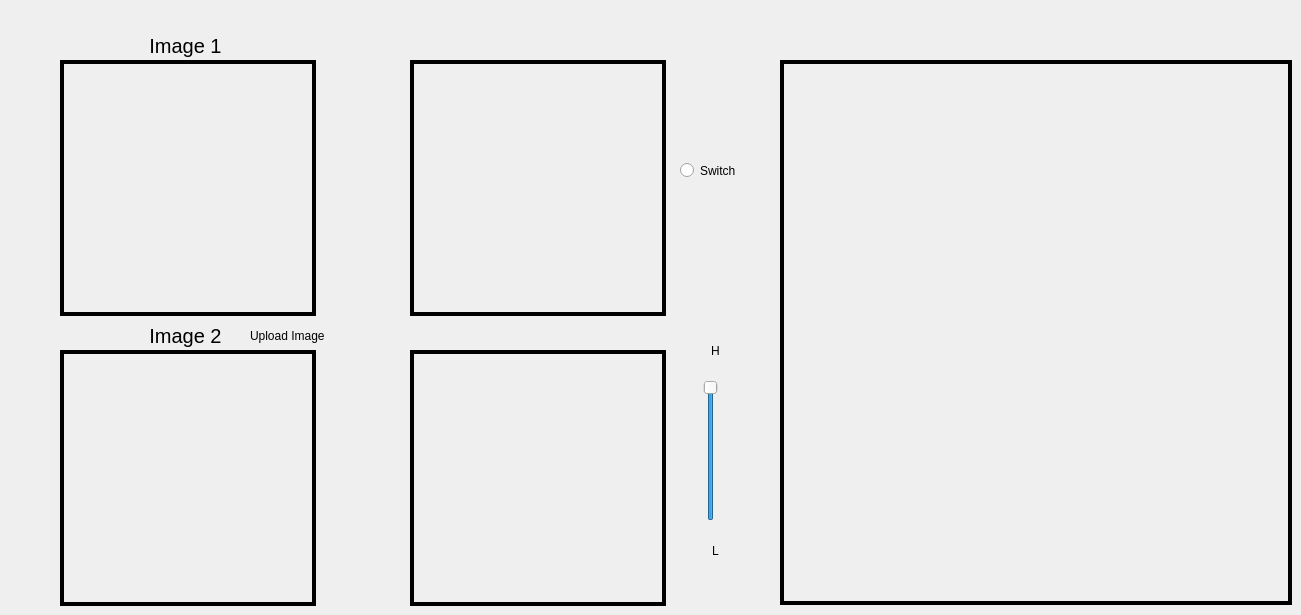
    <widget class="QWidget" name="Frequency">
     <attribute name="icon">
      <iconset>
       <normaloff>:/Icons/hybrid.png</normaloff>:/Icons/hybrid.png</iconset>
     </attribute>
     <attribute name="title">
      <string>Hybrid</string>
     </attribute>
     <widget class="QLabel" name="hybridInputImage1">
      <property name="geometry">
       <rect>
        <x>60</x>
        <y>60</y>
        <width>256</width>
        <height>256</height>
       </rect>
      </property>
      <property name="styleSheet">
       <string notr="true">border: 4px solid black;
</string>
      </property>
      <property name="text">
       <string/>
      </property>
      <property name="scaledContents">
       <bool>true</bool>
      </property>
      <property name="alignment">
       <set>Qt::AlignCenter</set>
      </property>
     </widget>
     <widget class="QLabel" name="freqOutputImage1">
      <property name="geometry">
       <rect>
        <x>410</x>
        <y>60</y>
        <width>256</width>
        <height>256</height>
       </rect>
      </property>
      <property name="styleSheet">
       <string notr="true">border: 4px solid black;
</string>
      </property>
      <property name="text">
       <string/>
      </property>
      <property name="scaledContents">
       <bool>true</bool>
      </property>
      <property name="alignment">
       <set>Qt::AlignCenter</set>
      </property>
     </widget>
     <widget class="QLabel" name="hybridInputImage2">
      <property name="geometry">
       <rect>
        <x>60</x>
        <y>350</y>
        <width>256</width>
        <height>256</height>
       </rect>
      </property>
      <property name="styleSheet">
       <string notr="true">border: 4px solid black;
</string>
      </property>
      <property name="text">
       <string/>
      </property>
      <property name="scaledContents">
       <bool>true</bool>
      </property>
      <property name="alignment">
       <set>Qt::AlignCenter</set>
      </property>
     </widget>
     <widget class="QLabel" name="freqOutputImage2">
      <property name="geometry">
       <rect>
        <x>410</x>
        <y>350</y>
        <width>256</width>
        <height>256</height>
       </rect>
      </property>
      <property name="styleSheet">
       <string notr="true">border: 4px solid black;
</string>
      </property>
      <property name="text">
       <string/>
      </property>
      <property name="scaledContents">
       <bool>true</bool>
      </property>
      <property name="alignment">
       <set>Qt::AlignCenter</set>
      </property>
     </widget>
     <widget class="QSlider" name="Image1FSlider">
      <property name="geometry">
       <rect>
        <x>700</x>
        <y>380</y>
        <width>21</width>
        <height>141</height>
       </rect>
      </property>
      <property name="maximum">
       <number>1</number>
      </property>
      <property name="pageStep">
       <number>10</number>
      </property>
      <property name="sliderPosition">
       <number>1</number>
      </property>
      <property name="orientation">
       <enum>Qt::Vertical</enum>
      </property>
      <property name="tickPosition">
       <enum>QSlider::NoTicks</enum>
      </property>
      <property name="tickInterval">
       <number>0</number>
      </property>
     </widget>
     <widget class="QPushButton" name="UploadeImage1">
      <property name="geometry">
       <rect>
        <x>330</x>
        <y>50</y>
        <width>61</width>
        <height>61</height>
       </rect>
      </property>
      <property name="styleSheet">
       <string notr="true">QPushButton{
border-radius: 25px;
font: 900 12pt &quot;Segoe UI Black&quot;;
}


QPushButton:hover:!pressed{
	background-color: qlineargradient(x1: 0.5, y1: 1, x2: 0.5, y2: 1, stop: 0 #dadbde, stop: 1 #f6f7fa);
}</string>
      </property>
      <property name="text">
       <string/>
      </property>
      <property name="icon">
       <iconset>
        <normaloff>:/Icons/UploadIcon.png</normaloff>:/Icons/UploadIcon.png</iconset>
      </property>
      <property name="iconSize">
       <size>
        <width>60</width>
        <height>60</height>
       </size>
      </property>
     </widget>
     <widget class="QLabel" name="finalHybridImage">
      <property name="geometry">
       <rect>
        <x>780</x>
        <y>60</y>
        <width>512</width>
        <height>545</height>
       </rect>
      </property>
      <property name="styleSheet">
       <string notr="true">border: 4px solid black;
</string>
      </property>
      <property name="text">
       <string/>
      </property>
      <property name="scaledContents">
       <bool>true</bool>
      </property>
      <property name="alignment">
       <set>Qt::AlignCenter</set>
      </property>
     </widget>
     <widget class="QPushButton" name="HybridButton">
      <property name="geometry">
       <rect>
        <x>710</x>
        <y>310</y>
        <width>61</width>
        <height>61</height>
       </rect>
      </property>
      <property name="styleSheet">
       <string notr="true">QPushButton{
border-radius: 25px;
font: 900 12pt &quot;Segoe UI Black&quot;;
}

QPushButton:hover:!pressed{
	background-color: qlineargradient(x1: 0.5, y1: 1, x2: 0.5, y2: 1, stop: 0 #dadbde, stop: 1 #f6f7fa);
}</string>
      </property>
      <property name="text">
       <string/>
      </property>
      <property name="icon">
       <iconset>
        <normaloff>:/Icons/hybrid.png</normaloff>:/Icons/hybrid.png</iconset>
      </property>
      <property name="iconSize">
       <size>
        <width>60</width>
        <height>60</height>
       </size>
      </property>
     </widget>
     <widget class="QLabel" name="label_6">
      <property name="geometry">
       <rect>
        <x>690</x>
        <y>330</y>
        <width>51</width>
        <height>41</height>
       </rect>
      </property>
      <property name="text">
       <string>H</string>
      </property>
      <property name="alignment">
       <set>Qt::AlignCenter</set>
      </property>
     </widget>
     <widget class="QLabel" name="inputImageLabel_4">
      <property name="geometry">
       <rect>
        <x>90</x>
        <y>30</y>
        <width>191</width>
        <height>31</height>
       </rect>
      </property>
      <property name="styleSheet">
       <string notr="true">font-family: Impact, Haettenschweiler, 'Arial Narrow Bold', sans-serif;
font-size: 20px;
color: black;
background-color:transparent;</string>
      </property>
      <property name="text">
       <string>Image 1</string>
      </property>
      <property name="alignment">
       <set>Qt::AlignCenter</set>
      </property>
     </widget>
     <widget class="QLabel" name="inputImageLabel_5">
      <property name="geometry">
       <rect>
        <x>90</x>
        <y>320</y>
        <width>191</width>
        <height>31</height>
       </rect>
      </property>
      <property name="styleSheet">
       <string notr="true">font-family: Impact, Haettenschweiler, 'Arial Narrow Bold', sans-serif;
font-size: 20px;
color: black;
background-color:transparent;</string>
      </property>
      <property name="text">
       <string>Image 2</string>
      </property>
      <property name="alignment">
       <set>Qt::AlignCenter</set>
      </property>
     </widget>
     <widget class="QRadioButton" name="radioButton">
      <property name="geometry">
       <rect>
        <x>680</x>
        <y>150</y>
        <width>101</width>
        <height>41</height>
       </rect>
      </property>
      <property name="text">
       <string>Switch</string>
      </property>
     </widget>
     <widget class="QLabel" name="label_7">
      <property name="geometry">
       <rect>
        <x>690</x>
        <y>530</y>
        <width>51</width>
        <height>41</height>
       </rect>
      </property>
      <property name="text">
       <string>L</string>
      </property>
      <property name="alignment">
       <set>Qt::AlignCenter</set>
      </property>
     </widget>
     <widget class="QPushButton" name="BrowseButton_2">
      <property name="geometry">
       <rect>
        <x>250</x>
        <y>320</y>
        <width>131</width>
        <height>31</height>
       </rect>
      </property>
      <property name="styleSheet">
       <string notr="true">QPushButton{
border-radius: 10px;
text-align: left;
font: 900 12pt &quot;Segoe UI Black&quot;;
}


QPushButton:hover:!pressed{
	background-color: qlineargradient(x1: 0.5, y1: 1, x2: 0.5, y2: 1, stop: 0 #dadbde, stop: 1 #f6f7fa);
}
</string>
      </property>
      <property name="text">
       <string>Upload Image</string>
      </property>
      <property name="icon">
       <iconset>
        <normaloff>:/Icons/UploadIcon.png</normaloff>:/Icons/UploadIcon.png</iconset>
      </property>
      <property name="iconSize">
       <size>
        <width>50</width>
        <height>50</height>
       </size>
      </property>
     </widget>
    </widget>
